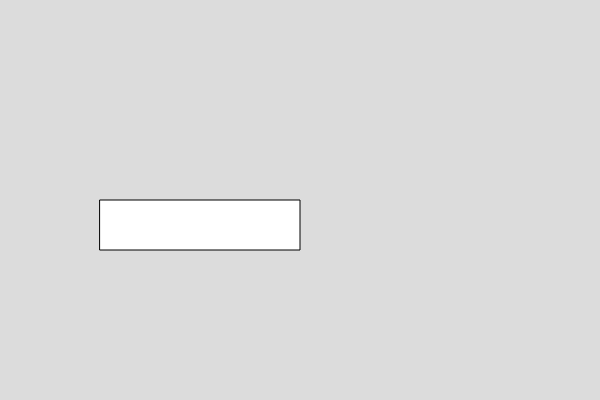
Frame 1 (no input)
Frame 60 (no input): identical to frame 1, image omitted
Frame 120 (the mouse pressed at the canvas centre since frame 60): identical to frame 1, image omitted

The p5.js sketch that drew this single still picture (run headless with seeded random() and noise() and a simulated clock; from frame 60 on, the mouse is pressed at the canvas centre):

// p5.js sketch
// ── sketch.js

var box1;

function setup() {
  createCanvas(600, 400);
  box1=new Box();
}

function draw() {
  background(220);
box1.setwidth(200);
box1.show()
}


// ── box.js
class Box
  {
    constructor()
    {
      this.x =100;
      this.y = 200
      this.w = 50;
      this.h = 50;
    }
    
    show()
    {
      rect(this.x,this.y,this.w,this.h)
    }
    
    //write function to set the width of the box
setwidth(r){
this.w=r
}
  }

  
